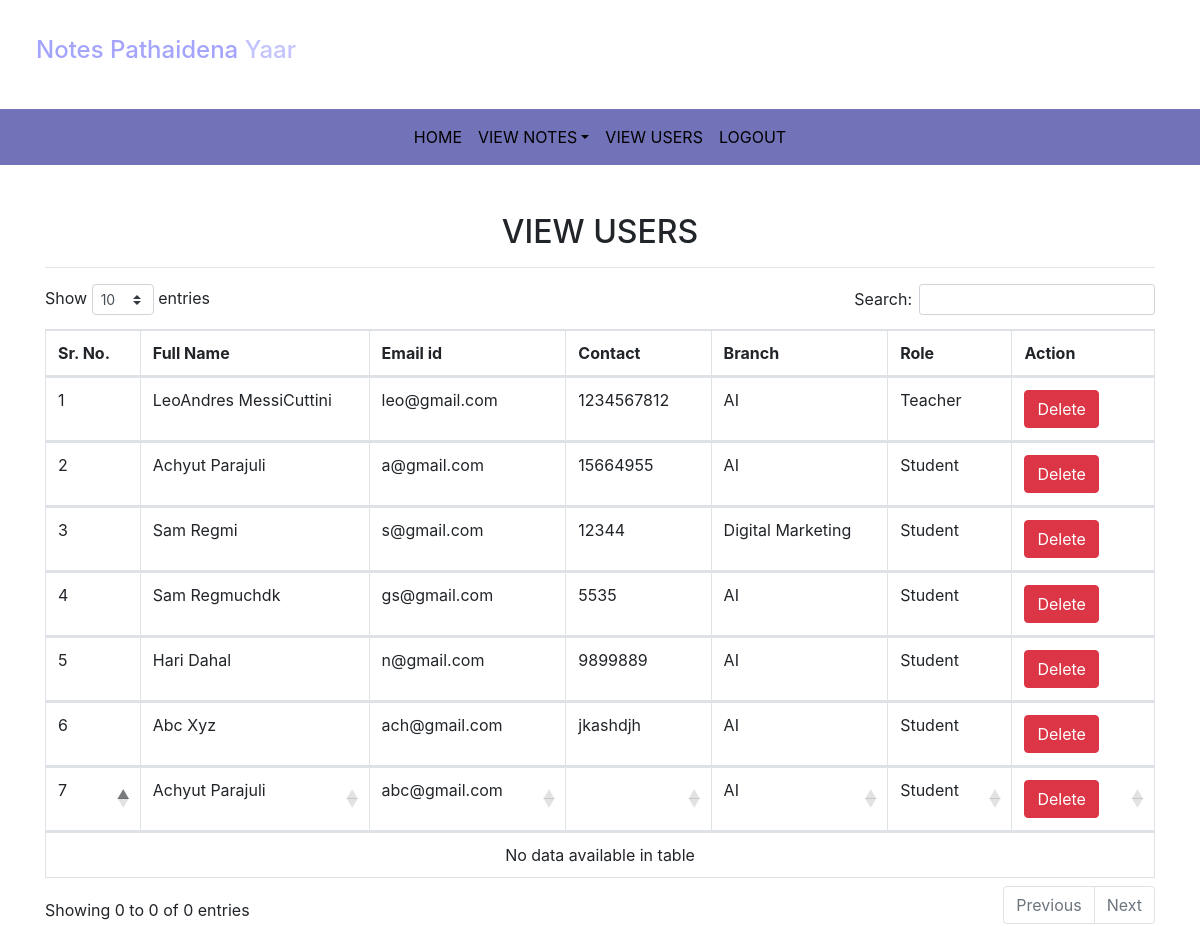
The app's page /view_users (signed in) with its own data.
### notes/models.py (models this page shows, shortened)
class Signup(models.Model):
    user = models.ForeignKey(User,on_delete=models.CASCADE)
    contact = models.CharField(max_length=10,null=True)
    branch = models.CharField(max_length=30)
    role = models.CharField(max_length=15)

### notes/views.py (the view)
# urls.py: path('view_users',view_users,name='view_users'),
def view_users(request):
    if not request.user.is_authenticated:
        return redirect('login_admin')
    users = Signup.objects.all()
    d={'users':users}
    return render(request, 'view_users.html',d)

### notes/templates/view_users.html (shortened to what this page needs)
{% extends 'admin_nav.html' %} {% block body %} {% load static %}
<link
  rel="stylesheet"
  href="https://cdnjs.cloudflare.com/ajax/libs/twitter-bootstrap/4.5.2/css/bootstrap.css"
/>
<link
  rel="stylesheet"
  href="https://cdn.datatables.net/1.13.4/css/dataTables.bootstrap4.min.css"
/>
<div class="container mt-5">
  <h2 class="text-center">VIEW USERS</h2>
  <hr />
  <table class="table table-bordered" id="example">
    <thead>
      <tr>
        <th>Sr. No.</th>
        <th>Full Name</th>
        <th>Email id</th>
        <th>Contact</th>
        <th>Branch</th>
        <th>Role</th>
        <th>Action</th>
      </tr>
      {% for i in users %}
      <tr>
        <td>{{forloop.counter}}</td>
        <td style="text-transform: capitalize">
          {{i.user.first_name}} {{i.user.last_name}}
        </td>
        <td>{{i.user.username}}</td>
        <td>{{i.contact}}</td>
        <td>{{i.branch}}</td>
        <td>{{i.role}}</td>
        <td>
          <a
            href="{% url 'delete_users' i.user.id %}"
            class="btn btn-danger"
            onclick="return confirm('Are you sure?')"
            delete
            >Delete</a
          >
        </td>
      </tr>
      {% endfor %}
    </thead>
  </table>
</div>
{% endblock %}

### records on screen
Signup: user.first_name "LeoAndres", user.last_name "MessiCuttini", user.username "leo@gmail.com", contact "1234567812", branch "AI", role "Teacher"
Signup: user.first_name "Achyut", user.last_name "Parajuli", user.username "a@gmail.com", contact "15664955", branch "AI", role "Student"
Signup: user.first_name "Sam", user.last_name "Regmi", user.username "s@gmail.com", contact "12344", branch "Digital Marketing", role "Student"
Signup: user.first_name "Sam", user.last_name "Regmuchdk", user.username "gs@gmail.com", contact "5535", branch "AI", role "Student"
Signup: user.first_name "Hari", user.last_name "Dahal", user.username "n@gmail.com", contact "9899889", branch "AI", role "Student"
Signup: user.first_name "Abc", user.last_name "Xyz", user.username "ach@gmail.com", contact "jkashdjh", branch "AI", role "Student"
Signup: user.first_name "Achyut", user.last_name "Parajuli", user.username "abc@gmail.com", branch "AI", role "Student"
